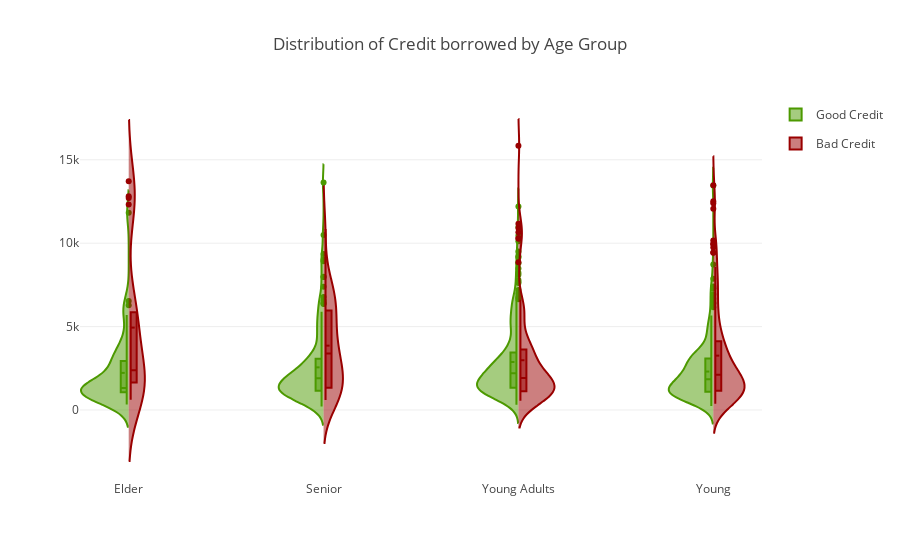

Notebook code for this chart:
### Code cell
fig = {
    "data": [
        {
            "type": 'violin',
            "x": good_credit_df['Age_Group'],
            "y": good_credit_df['Credit_amount'],
            "legendgroup": 'Good Credit',
            "scalegroup": 'No',
            "name": 'Good Credit',
            "side": 'negative',
            "box": {
                "visible": True
            },
            "meanline": {
                "visible": True
            },
            "line": {
                "color": 'rgb(76, 153, 0)'
            }
        },
        {
            "type": 'violin',
            "x": bad_credit_df['Age_Group'],
            "y": bad_credit_df['Credit_amount'],
            "legendgroup": 'Bad Credit',
            "scalegroup": 'No',
            "name": 'Bad Credit',
            "side": 'positive',
            "box": {
                "visible": True
            },
            "meanline": {
                "visible": True
            },
            "line": {
                "color": 'rgb(153, 0, 0)'
            }
        }
    ],
    "layout" : {
        "title": "Distribution of Credit borrowed by Age Group",
        "yaxis": {
            "zeroline": False,
        },
        "violingap": 2,
        "violinmode": "overlay"
    }
}

iplot(fig, filename = 'Age-Housing', validate=False)

### Figure 1 — Plotly figure (JSON) as saved in the notebook; plotly's stock layout.template omitted (floating-point values rounded to 4 significant figures; data arrays with more than 128 entries replaced by an {"elided": "..."} marker saying what was removed)
{"data": [{"box": {"visible": true}, "legendgroup": "Good Credit", "line": {"color": "rgb(76, 153, 0)"}, "meanline": {"visible": true}, "name": "Good Credit", "scalegroup": "No", "side": "negative", "type": "violin", "x": {"elided": "700 str values"}, "y": {"elided": "700 int values"}}, {"box": {"visible": true}, "legendgroup": "Bad Credit", "line": {"color": "rgb(153, 0, 0)"}, "meanline": {"visible": true}, "name": "Bad Credit", "scalegroup": "No", "side": "positive", "type": "violin", "x": {"elided": "300 str values"}, "y": {"elided": "300 int values"}}], "layout": {"title": "Distribution of Credit borrowed by Age Group", "violingap": 2, "violinmode": "overlay", "yaxis": {"zeroline": false}}}
